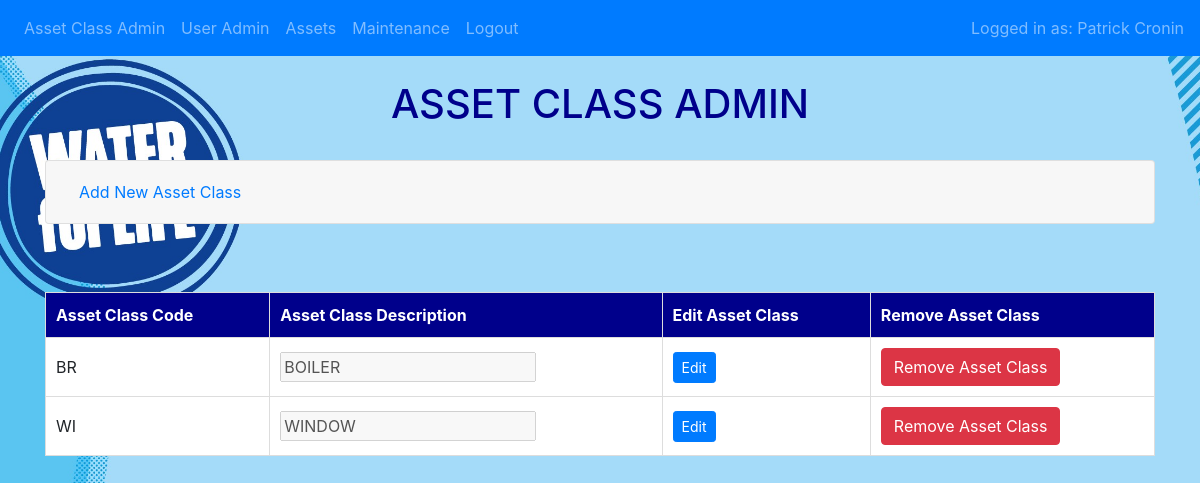
The app's page /assetclassadmin (signed in) with its own data.
### website/models.py (models this page shows)
class User(db.Model, UserMixin):
    id = db.Column(db.Integer, primary_key=True, autoincrement=True)
    username = db.Column(db.String(20), unique=True, nullable=False)
    first_name = db.Column(db.String(50), nullable=False)
    surname = db.Column(db.String(150), nullable=False)
    role = db.Column(db.String(20), nullable=False)
    password = db.Column(db.String(255), nullable=False)

class Assetclass(db.Model):
    class_code = db.Column(db.String(2), primary_key=True)
    class_desc = db.Column(db.String(50), nullable=False)
    assets = db.relationship('Asset', backref='assetclass', lazy=True)

### website/views.py (the view, shortened to what this page needs)
@views.route('/assetclassadmin', methods=['GET', 'POST'])
@admin_required
def assetclassadmin():
    AssetClassList = db.session.query(Assetclass).all()
    return render_template("assetclassadmin.html", user=current_user, asset_class_list=AssetClassList)

### website/__init__.py (called while the page is built)
def create_app():
    app = Flask(__name__)
    app.config.from_object('config.Config')
    db.init_app(app)
    from .views import  views
    from .auth import auth
    app.register_blueprint(views, url_prefix='/')
    app.register_blueprint(auth, url_prefix='/')
    from .models import User, Assetclass, Asset, Maintenance
    with app.app_context():
        db.create_all()
    login_manager = LoginManager()
    login_manager.login_view = 'auth.login'
    try:
        login_manager.init_app(app)
        @login_manager.user_loader
        def load_user(id):
            return User.query.get(int(id))
    except Exception as e:
        logging.error(f"Error loading user {id}: {e}")
        return None
    return app

### website/userrolewrappers.py (called while the page is built)
def admin_required(f):
    @wraps(f)
    @login_required
    def decorated_function(*args, **kwargs):
        try:
            if not current_user.role.upper() == 'ADMIN':
                flash('You must be an administrator.', category='warning')
                abort(403)
        except AttributeError as e:
            logging.error(f"Error while checking role: {e}")
            flash('An error has occurred.', category='error')
            return redirect(url_for('auth.login'))
        except Exception as e:
            logging.error(f"Error in admin_required decorate: {e}")
            flash('An error has occurred.', category='error')
            return redirect(url_for('auth.login'))
        return f(*args, **kwargs)
    return decorated_function

### website/templates/assetclassadmin.html (shortened to what this page needs)
{% extends "base.html" %}
{% block content %}<br><h1 style="text-align: center; color:darkblue;">ASSET CLASS ADMIN</h1><br>
<div class="accordion" id="userACAdminAccordion">
<div class="card">
    <div class="card-header" id="headingAddAssetClass">
        <h2 class="mb-0">
            <button class="btn btn-link btn-block text-left" type="button" data-toggle="collapse" data-target="#collapseAddAssetClass" aria-expanded="false" aria-controls="collapseAddAssetClass">
                Add New Asset Class
            </button>
        </h2>
    </div>
</div>
</div>
<br>
<br>
<table>
    <thead>
        <tr>
            <th>Asset Class Code</th>
            <th>Asset Class Description</th>
            <th>Edit Asset Class</th>
            <th>Remove Asset Class</th>
        </tr>
    </thead>
    <tbody>
        {% for assetclass in asset_class_list %}
        <tr id="{{ assetclass.class_code }}">
            <td>{{ assetclass.class_code }}</td>
            <td><input type="text" name="asset_class_desc" value="{{ assetclass.class_desc }}" disabled></td>
            <td>
                <button class="btn btn-sm btn-primary" onclick="toggleEdit(this, '{{ assetclass.class_code }}', ['asset_class_desc'], '/edit_asset_class')">
                    Edit
                </button>
            </td>
            <td>
                <form action="{{ url_for('views.delete_asset_class', class_code=assetclass.class_code) }}" method="POST" onsubmit="return confirm('Are you sure you want to remove this asset class?');">
                    <button type="submit" class="btn btn-danger">Remove Asset Class</button>
                </form>
            </td>
        <tr>
{% endfor %}
</tbody>
</table>
{% endblock %}

### website/templates/base.html (shortened to what this page needs)
<!DOCTYPE html>
<html lang="en">
<head>
     <link
      rel="stylesheet"
      href="https://stackpath.bootstrapcdn.com/bootstrap/4.4.1/css/bootstrap.min.css"
    />
    <link
      rel="stylesheet"
      href="https://stackpath.bootstrapcdn.com/font-awesome/4.7.0/css/font-awesome.min.css"
    />
</head>
<body>
    <nav class="navbar navbar-expand-lg navbar-dark bg-primary">
        <div class="collapse navbar-collapse" id="navbar">
            <div class="navbar-nav">
                {% if user.is_authenticated and user.role.upper() == 'ADMIN' %}
                <a class="nav-item nav-link" href="/assetclassadmin">Asset Class Admin</a>
                <a class="nav-item nav-link" href="/useradmin">User Admin</a>
                {% endif %}
                {% if user.is_authenticated %}
                <a class="nav-item nav-link" href="/assets">Assets</a>
                <a class="nav-item nav-link" href="/maintenance">Maintenance</a>
                <a class="nav-item nav-link" href="/logout" onclick="return confirmLogOut()">Logout</a>
                {% else %}
                <a class="nav-item nav-link" href="/login">Login</a>
                {% endif %}
            </div>
            {% if user.is_authenticated %}
                <span class="navbar-text ml-auto">
                    Logged in as: {{ user.first_name }} {{ user.surname }}
                </span>
            {% endif %}
        </div>
    </nav>
    <div class="container">
    {% block content %}
    {% endblock %}
    </div>
</body>
</html>

### website/templates/base.html (style rules this page uses)
table { width: 100%; margin: 20px auto; border-collapse: collapse; }
th, td { padding: 10px; text-align: left; border: 1px solid #ddd; }
th { background-color: darkblue; color: white; }
td { background-color: white; }
form { display: inline; }

### records on screen
User: first_name "Patrick", surname "Cronin"
Assetclass: class_code "BR", asset_class_desc "BOILER"
Assetclass: class_code "WI", asset_class_desc "WINDOW"
